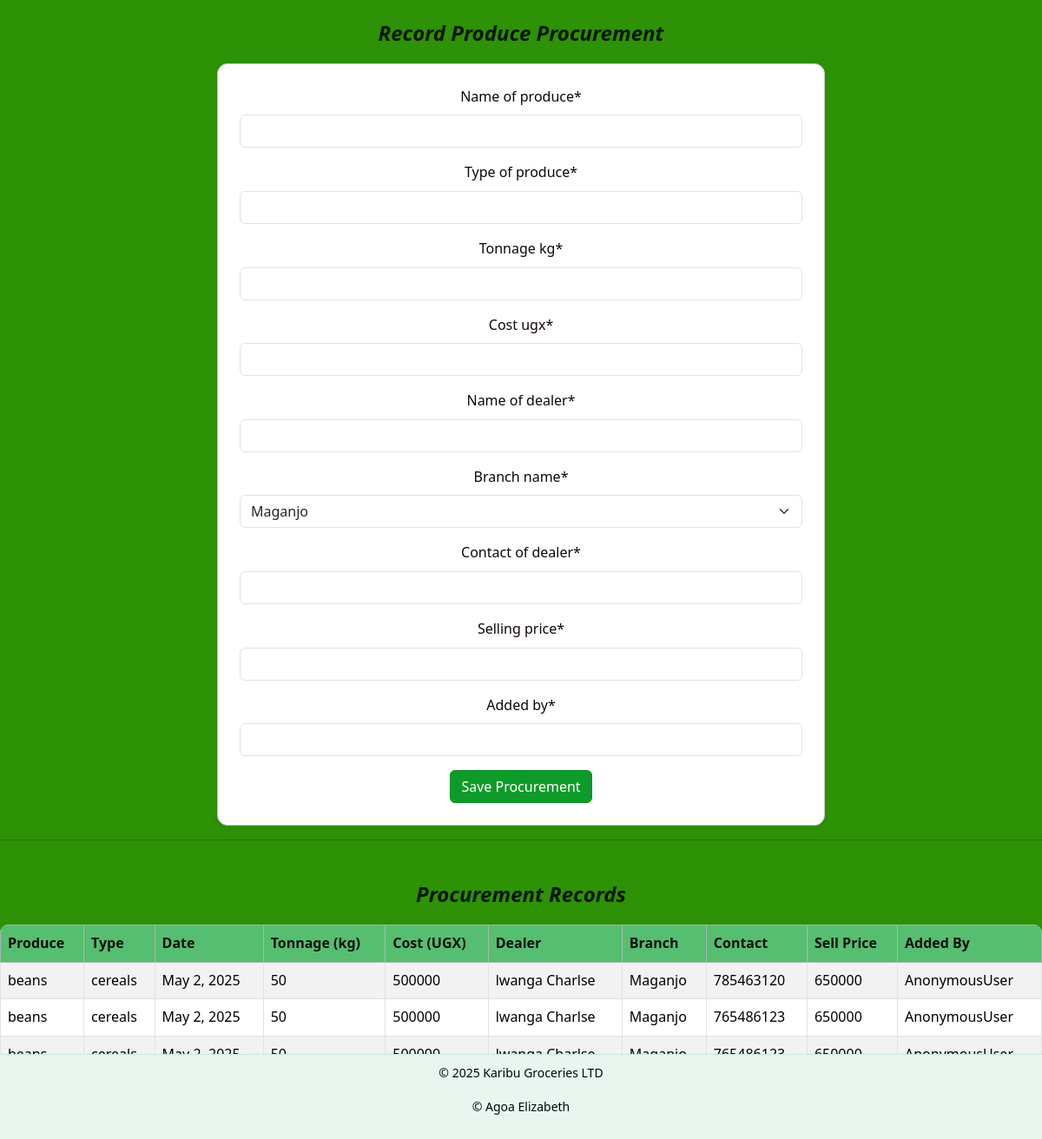
Page /procurement/ on the committed database.
### kglapp/models.py (models this page shows, shortened)
class Procurement(models.Model):
   name_of_produce = models.CharField(max_length=100, blank=False, null=False)
   type_of_produce = models.CharField(blank=False)
   date = models.DateField(blank=False, auto_now_add=True)
   tonnage_kg = models.IntegerField(blank=False, null=False)
   cost_ugx = models.IntegerField(blank=False)
   name_of_dealer = models.CharField(blank=False )
   BRANCH_CHOICES = [
    ('Maganjo', 'Maganjo'),
    ('Matugga', 'Matugga'),
]
   branch_name = models.CharField(max_length=50, default='Maganjo', choices=BRANCH_CHOICES)
   contact_of_dealer = models.IntegerField(blank=False)
   selling_price = models.IntegerField(blank=False )
   added_by = models.CharField(blank=False)

### kglapp/views.py (the view)
# urls.py: path('procurement/', views.procure_produce, name='procurement'),
def procure_produce(request):
      if request.method == 'POST':
        form = ProcurementForm(request.POST)
        if form.is_valid():
            procurement = form.save(commit=False)
            procurement.added_by = request.user
            procurement.save()
            messages.success(request, "Produce successfully procured and recorded.")
            return redirect('procurement')
        else:
            messages.error(request, "Please fill in the correct information")
      else:
        form = ProcurementForm()
      procurements = Procurement.objects.all().order_by('-date')
      return render(request, 'procurement.html', {
          'form': form,
           'procurements': procurements,
          })

### kglapp/forms.py
class ProcurementForm(forms.ModelForm):
    class Meta:
        model = Procurement
        fields = '__all__'

### kglapp/templates/procurement.html (shortened to what this page needs)
{% load static %}
{% load crispy_forms_tags %}
<!DOCTYPE html>
<html lang="en">
<head>
   <link href="{% static 'css/bootstrap.min.css' %}" rel="stylesheet">
   <link href="{% static 'css/procurement.css' %}" rel="stylesheet">
</head>
<body>
{% block content %}
  <div class="container mt-4">
    <h3>Record Produce Procurement</h3>
    <form method="post">
      {{ form|crispy }}
      <button type="submit" class="btn btn-success">Save Procurement</button>
    </form>
  </div>
{% endblock %}
<hr>
<h4 class="mt-5">Procurement Records</h4>
<table class="table table-bordered table-striped mt-3">
  <thead class="table-success">
    <tr>
      <th>Produce</th>
      <th>Type</th>
      <th>Date</th>
      <th>Tonnage (kg)</th>
      <th>Cost (UGX)</th>
      <th>Dealer</th>
      <th>Branch</th>
      <th>Contact</th>
      <th>Sell Price</th>
      <th>Added By</th>
    </tr>
  </thead>
  <tbody>
    {% for p in procurements %}
    <tr>
      <td>{{ p.name_of_produce }}</td>
      <td>{{ p.type_of_produce }}</td>
      <td>{{ p.date }}</td>
      <td>{{ p.tonnage_kg  }}</td>
      <td>{{ p.cost_ugx}}</td>
      <td>{{ p.name_of_dealer }}</td>
      <td>{{ p.branch_name }}</td>
      <td>{{ p.contact_of_dealer }}</td>
      <td>{{ p.selling_price}}</td>
      <td>{{ p.added_by }}</td>
    </tr>
    {% empty %}
    <tr><td colspan="11">No records found.</td></tr>
    {% endfor %}
  </tbody>
</table>
<footer>
  <p>&copy; 2025 Karibu Groceries LTD</p>
  <p>&copy; Agoa Elizabeth</p>
</footer>
</body>
</html>

### kglapp/static/css/procurement.css (style rules this page uses)
body { font-family: 'Segoe UI', Tahoma, Geneva, Verdana, sans-serif; background-color: #2d9205; color: #0a0000f8; line-height: 1.6; padding-bottom: 60px; }
h3, h4 { font-weight:bolder; color: #000a03e8; margin-bottom: 20px; font-style: oblique; text-align: center; font-size:x-large; }
form { background: #ffffff; padding: 25px; border-radius: 12px; box-shadow: 0 2px 8px rgba(0,0,0,0.05); margin-bottom: 40px; text-align: center; border: 1px solid #ccc; margin: 0 auto; max-width: 700px; }
.btn-success { background-color: #0e9b2a; border-color: #058f21; transition: 0.3s ease; }
table.table { background-color: white; border-radius: 10px; overflow: hidden; box-shadow: 0 2px 10px rgba(0,0,0,0.05); align-items: center; }
.table thead th { background-color: #56be70; color: #010e07; }
footer { position: fixed; bottom: 0; width: 100%; background-color: #e9f5ef; color: #000804; text-align: center; padding: 10px 0; border-top: 1px solid #cce3d4; font-size: 14px; }

### rows in the picture
Procurement: name_of_produce "beans", type_of_produce "cereals", date "May 2, 2025", tonnage_kg "50", cost_ugx "500000", name_of_dealer "lwanga Charlse", branch_name "Maganjo", contact_of_dealer "785463120", selling_price "650000", added_by "AnonymousUser"
Procurement: name_of_produce "beans", type_of_produce "cereals", date "May 2, 2025", tonnage_kg "50", cost_ugx "500000", name_of_dealer "lwanga Charlse", branch_name "Maganjo", contact_of_dealer "765486123", selling_price "650000", added_by "AnonymousUser"
